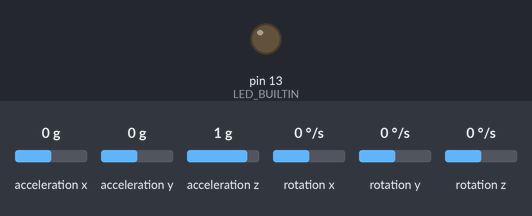
The sketch below on a simulated Arduino Uno, built with avr-gcc and run on an emulated ATmega328P. On the bench: output pins drawn as LEDs (lit = HIGH). Wiring (inferred from the names in the program): MPU-6050 motion sensor at I2C address 0x68. The test bench sets the inputs (shaded band); at power-on: rotation x 0 °/s, rotation y 0 °/s, rotation z 0 °/s, acceleration x 0 g, acceleration y 0 g, acceleration z 1 g. What the sketch prints to the serial monitor is not drawn.

Above: at 0.3 s.
At 8.0 s:
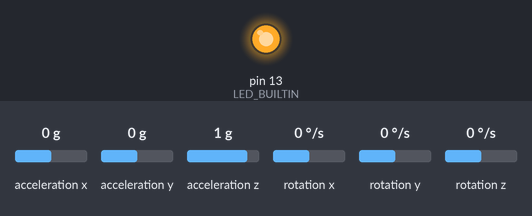
8.1 s: rotation x set to -192 °/s
11.1 s: rotation y set to -192 °/s
14.1 s: rotation z set to -192 °/s
Timing chart, 0 to 17.1 s (numbered marks = the images above; inputs shaded):
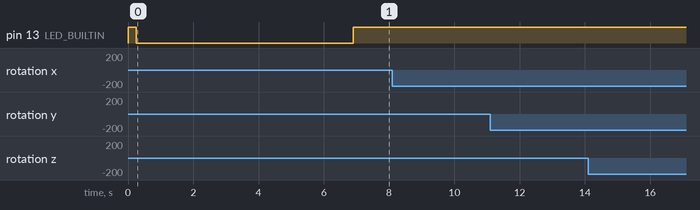

The sketch:

soros_port_DLPF_rate_test.ino
```cpp
#include <Wire.h> //I2C könyvtár

#define MPU_DLPF_CFG 3   // 5=10Hz, 4=20Hz, 3=42Hz, 2=98Hz

uint32_t Rate_Teszt_Ido = 0;
uint32_t Rate_Teszt_Minta = 0;

float Raw_Roll_SumSq = 0;
float Raw_Pitch_SumSq = 0;
float Raw_Yaw_SumSq = 0;

float Szurt_Roll_SumSq = 0;
float Szurt_Pitch_SumSq = 0;
float Szurt_Yaw_SumSq = 0;

float Raw_Roll_Peak = 0;
float Raw_Pitch_Peak = 0;
float Raw_Yaw_Peak = 0;

float Szurt_Roll_Peak = 0;
float Szurt_Pitch_Peak = 0;
float Szurt_Yaw_Peak = 0;

uint32_t Loop_Sum_Us = 0;
uint32_t Loop_Max_Us = 0;

uint32_t Loop_idozito; // 250 Hz-es loop vizsgálatához
uint32_t Loop_dt_us;

//számított szögsebességeknek változó
float Rate_Roll , Rate_Pitch , Rate_Yaw;
float Rate_Roll_2 , Rate_Pitch_2 , Rate_Yaw_2;
float Rate_Roll_Szurt , Rate_Pitch_Szurt , Rate_Yaw_Szurt;
float Ts = 0.004;
bool Gyro_Kalibracio_Kesz = false;

//kiszámmolt Acc értékek
float Acc_X , Acc_Y , Acc_Z;

//számított szög változók
float Szog_Roll;
float Szog_Pitch;
float acc_total_vector;
float angle_pitch_acc, angle_roll_acc;

//2000 mintavételt ezekhez adjuk hozzá
float Rate_Roll_Kalibracios=0;
float Rate_Pitch_Kalibracios=0;
float Rate_Yaw_Kalibracios=0;

//for ciklus változói
int Kalibracios_int;
int Kalibracio_mintavetel_szam=2000;

const char* DLPF_Nev() {
  if (MPU_DLPF_CFG == 5) return "10Hz";
  if (MPU_DLPF_CFG == 4) return "20Hz";
  if (MPU_DLPF_CFG == 3) return "42Hz";
  if (MPU_DLPF_CFG == 2) return "98Hz";
  if (MPU_DLPF_CFG == 1) return "188Hz";
  if (MPU_DLPF_CFG == 0) return "256Hz";
  return "Ismeretlen";
}

void Rate_Teszt_Reset() {
  Rate_Teszt_Minta = 0;

  Raw_Roll_SumSq = 0;
  Raw_Pitch_SumSq = 0;
  Raw_Yaw_SumSq = 0;

  Szurt_Roll_SumSq = 0;
  Szurt_Pitch_SumSq = 0;
  Szurt_Yaw_SumSq = 0;

  Raw_Roll_Peak = 0;
  Raw_Pitch_Peak = 0;
  Raw_Yaw_Peak = 0;

  Szurt_Roll_Peak = 0;
  Szurt_Pitch_Peak = 0;
  Szurt_Yaw_Peak = 0;

  Loop_Sum_Us = 0;
  Loop_Max_Us = 0;
}

void Rate_DLPF_Teszt_Kiiras() {
  Rate_Teszt_Minta++;

  Raw_Roll_SumSq += Rate_Roll_2 * Rate_Roll_2;
  Raw_Pitch_SumSq += Rate_Pitch_2 * Rate_Pitch_2;
  Raw_Yaw_SumSq += Rate_Yaw_2 * Rate_Yaw_2;

  Szurt_Roll_SumSq += Rate_Roll_Szurt * Rate_Roll_Szurt;
  Szurt_Pitch_SumSq += Rate_Pitch_Szurt * Rate_Pitch_Szurt;
  Szurt_Yaw_SumSq += Rate_Yaw_Szurt * Rate_Yaw_Szurt;

  if (abs(Rate_Roll_2) > Raw_Roll_Peak) Raw_Roll_Peak = abs(Rate_Roll_2);
  if (abs(Rate_Pitch_2) > Raw_Pitch_Peak) Raw_Pitch_Peak = abs(Rate_Pitch_2);
  if (abs(Rate_Yaw_2) > Raw_Yaw_Peak) Raw_Yaw_Peak = abs(Rate_Yaw_2);

  if (abs(Rate_Roll_Szurt) > Szurt_Roll_Peak) Szurt_Roll_Peak = abs(Rate_Roll_Szurt);
  if (abs(Rate_Pitch_Szurt) > Szurt_Pitch_Peak) Szurt_Pitch_Peak = abs(Rate_Pitch_Szurt);
  if (abs(Rate_Yaw_Szurt) > Szurt_Yaw_Peak) Szurt_Yaw_Peak = abs(Rate_Yaw_Szurt);

  Loop_Sum_Us += Loop_dt_us;
  if (Loop_dt_us > Loop_Max_Us) Loop_Max_Us = Loop_dt_us;

  if (millis() - Rate_Teszt_Ido >= 1000) {
    Rate_Teszt_Ido = millis();

    float Raw_Roll_RMS = sqrt(Raw_Roll_SumSq / Rate_Teszt_Minta);
    float Raw_Pitch_RMS = sqrt(Raw_Pitch_SumSq / Rate_Teszt_Minta);
    float Raw_Yaw_RMS = sqrt(Raw_Yaw_SumSq / Rate_Teszt_Minta);

    float Szurt_Roll_RMS = sqrt(Szurt_Roll_SumSq / Rate_Teszt_Minta);
    float Szurt_Pitch_RMS = sqrt(Szurt_Pitch_SumSq / Rate_Teszt_Minta);
    float Szurt_Yaw_RMS = sqrt(Szurt_Yaw_SumSq / Rate_Teszt_Minta);

    float Loop_Atlag_Us = (float)Loop_Sum_Us / Rate_Teszt_Minta;

    Serial.print("DLPF:");
    Serial.print(DLPF_Nev());

    Serial.print("\tMinta:");
    Serial.print(Rate_Teszt_Minta);

    Serial.print("\tLoopAtlag:");
    Serial.print(Loop_Atlag_Us, 1);

    Serial.print("\tLoopMax:");
    Serial.print(Loop_Max_Us);

    Serial.print("\tRawRollRMS:");
    Serial.print(Raw_Roll_RMS, 2);

    Serial.print("\tRawPitchRMS:");
    Serial.print(Raw_Pitch_RMS, 2);

    Serial.print("\tRawYawRMS:");
    Serial.print(Raw_Yaw_RMS, 2);

    Serial.print("\tSzurtRollRMS:");
    Serial.print(Szurt_Roll_RMS, 2);

    Serial.print("\tSzurtPitchRMS:");
    Serial.print(Szurt_Pitch_RMS, 2);

    Serial.print("\tSzurtYawRMS:");
    Serial.print(Szurt_Yaw_RMS, 2);

    Serial.print("\tRawRollPeak:");
    Serial.print(Raw_Roll_Peak, 2);

    Serial.print("\tRawPitchPeak:");
    Serial.print(Raw_Pitch_Peak, 2);

    Serial.print("\tRawYawPeak:");
    Serial.print(Raw_Yaw_Peak, 2);

    Serial.print("\tSzurtRollPeak:");
    Serial.print(Szurt_Roll_Peak, 2);

    Serial.print("\tSzurtPitchPeak:");
    Serial.print(Szurt_Pitch_Peak, 2);

    Serial.print("\tSzurtYawPeak:");
    Serial.println(Szurt_Yaw_Peak, 2);

    Rate_Teszt_Reset();
  }
}

void mpu_6050_regiszterek_beallitasa(void){

  //MPU aktiválása (felébesztése)
  Wire.beginTransmission(0x68); //MPU-val való komunikáció
  Wire.write(0x6B); //kérés küldése a regiszer indítására
  Wire.write(0x00); //MPU felébesztésének beleírása HEX-be
  Wire.endTransmission(); //küldés

  //42Hz aluláteresztő beállítása
  Wire.beginTransmission(0x68); //MPU-val való komunikáció
  Wire.write(0x1A); //kérés küldése a regiszer indítására
  Wire.write(0x03); //20Hz beleírása HEX-be
  Wire.endTransmission(); //küldés

  // Girszkóp +-500 °/s beállítása 65.5 LSB/°/s
  Wire.beginTransmission(0x68); //MPU-val való komunikáció
  Wire.write(0x1B); //kérés küldése a regiszer indítására
  Wire.write(0x08); //+-500 °/s beleírása HEX-be
  Wire.endTransmission(); //küldés

  //Gyorsulásmérő +-8g beállítása 4096 LSB/g
  Wire.beginTransmission(0x68); //MPU-val való komunikáció
  Wire.write(0x1C); //kérés küldése a regiszer indítására
  Wire.write(0x10); //MPU felébesztésének beleírása HEX-be
  Wire.endTransmission(); //küldés
}

void gyro_acc_adat_olvasas(void){

  //Girszkóp adatainak kiolvasása
  Wire.beginTransmission(0x68); //MPU-val való komunikáció
  Wire.write(0x3B); //Acc adatok itt keződnek
  Wire.endTransmission(false);
  Wire.requestFrom(0x68,14); // 14 bytot kérünk

  while (Wire.available() < 14) {} // vár a 14 byte-ra

  //MPU 16 bites értékeit bele bitshiftelni egy 16 bites változóba mivel I2C rigsztereken csak 8 bites byte-okban kommunikál
  // << bitshift 8 bittel feltoljuk a 16 bites változó 15-8 bitjébe
  // | (bitwise OR) összekapcsolja a byte.okat
  int16_t Acc_XLSB = Wire.read()<<8 | Wire.read();
  int16_t Acc_YLSB = Wire.read()<<8 | Wire.read();
  int16_t Acc_ZLSB = Wire.read()<<8 | Wire.read();
  int16_t Temp = Wire.read()<<8 | Wire.read();
  int16_t Gyro_X = Wire.read()<<8 | Wire.read();
  int16_t Gyro_Y = Wire.read()<<8 | Wire.read();
  int16_t Gyro_Z = Wire.read()<<8 | Wire.read();


  // °/s szögsebességek kiszámolás mivel +-500°/s LSB 65.5/°/s
  // MPU 16 bites adat olvasás 2^16, +-500 = 1000 ------> 2^16/1000=65.536 ~ 65.5
  Rate_Roll=(float)Gyro_X/65.5;
  Rate_Pitch=(float)Gyro_Y/65.5;
  Rate_Yaw=(float)Gyro_Z/65.5;

  if (Gyro_Kalibracio_Kesz) {
    //Levonjuk az offset hibát az újra olvasott értékekből így közel 0°/s lesz minden
    Rate_Roll -= Rate_Roll_Kalibracios;
    Rate_Pitch -= Rate_Pitch_Kalibracios;
    Rate_Yaw -= Rate_Yaw_Kalibracios;

    Rate_Roll_2 = Rate_Roll;
    Rate_Pitch_2 = Rate_Pitch;
    Rate_Yaw_2 = Rate_Yaw;
  }

  //Alakítsd át a mért értékeket fizikai (valós) egységekbe.
  //a gyorsulásmérő nyers LSB értékeiből csinálsz g-t vagy m/s²-t (ha m/s^2 akkor * 9.81)
  Acc_X = (float)Acc_XLSB / 4096 - 0.0404;
  Acc_Y = (float)Acc_YLSB / 4096 + 0.0266;
  Acc_Z = (float)Acc_ZLSB / 4096 - 0.11188;

  //Szögek kiszámítása árkusz tangens fgv-el de  az Arduinoba Radiánt ad ezért meg kell szorzoni 180/pi vel pi=3.14159265359
  Szog_Roll = atan(Acc_Y / sqrt(Acc_X * Acc_X + Acc_Z * Acc_Z)) * (180.0/PI);
  Szog_Pitch = atan(-Acc_X / sqrt(Acc_Y * Acc_Y + Acc_Z * Acc_Z)) * (180.0/PI);

  //Accelerometer angle calculations
  acc_total_vector = sqrt((Acc_XLSB*Acc_XLSB)+(Acc_YLSB*Acc_YLSB)+(Acc_ZLSB*Acc_ZLSB));       //Calculate the total accelerometer vector.

  if (abs(Acc_YLSB) < acc_total_vector) {
    angle_roll_acc = asin((float)Acc_YLSB / acc_total_vector) * (180.0 / PI);
  }

  if (abs(Acc_XLSB) < acc_total_vector) {
    angle_pitch_acc = asin((float)-Acc_XLSB / acc_total_vector) * (180.0 / PI);
  }

  //Place the MPU-6050 spirit level and note the values in the following two lines for calibration.
  angle_roll_acc -= -0.95;
  angle_pitch_acc -= -1.25;                                                   //Accelerometer calibration value for pitch.

}

void varakozas_250Hz(void) {
  while ((uint32_t)(micros() - Loop_idozito) < 4000) {
    //delayMicroseconds(250);
  }

  Loop_dt_us = micros() - Loop_idozito;
  Loop_idozito = micros();
}

void setup() {
  // put your setup code here, to run once:
  Serial.begin(921600);
  pinMode(LED_BUILTIN, OUTPUT);
  digitalWrite(LED_BUILTIN, HIGH);
  Wire.setClock(400000); //400kHz ClockSpeed MPU6050 adatlap írja I2C kommunikáció esetén
  Wire.begin(); //SDA, SCL
  delay(250);
  mpu_6050_regiszterek_beallitasa();

  digitalWrite(LED_BUILTIN, LOW);

  //2000 mintavételes kalibráció
  for (Kalibracios_int=0 ; Kalibracios_int < Kalibracio_mintavetel_szam ; Kalibracios_int++){
    gyro_acc_adat_olvasas();
    Rate_Roll_Kalibracios += Rate_Roll;
    Rate_Pitch_Kalibracios += Rate_Pitch;
    Rate_Yaw_Kalibracios += Rate_Yaw;
    delay(1);
  }

  //Mintavételi számmal való vissza osztás
  Rate_Roll_Kalibracios /= (float)Kalibracio_mintavetel_szam ;
  Rate_Pitch_Kalibracios /= (float)Kalibracio_mintavetel_szam ;
  Rate_Yaw_Kalibracios /= (float)Kalibracio_mintavetel_szam ;

  Gyro_Kalibracio_Kesz = true;

  digitalWrite(LED_BUILTIN, HIGH);

  Serial.println("DLPF rate teszt indul");
  Serial.println("DLPF\tMinta\tLoopAtlag\tLoopMax\tRawRollRMS\tRawPitchRMS\tRawYawRMS\tSzurtRollRMS\tSzurtPitchRMS\tSzurtYawRMS\tRawRollPeak\tRawPitchPeak\tRawYawPeak\tSzurtRollPeak\tSzurtPitchPeak\tSzurtYawPeak");

  Rate_Teszt_Ido = millis();
  Rate_Teszt_Reset();

  Loop_idozito = micros();

}

void loop() {
  // put your main code here, to run repeatedly:

  gyro_acc_adat_olvasas(); //Gyro és Acc adat olvasó fgv meghívása

  //exponenciális low-pass / mozgóátlag jellegű szűrő
  Rate_Roll_Szurt = Rate_Roll_Szurt * 0.7 + Rate_Roll_2 * 0.3;
  Rate_Pitch_Szurt = Rate_Pitch_Szurt * 0.7 + Rate_Pitch_2 * 0.3;
  Rate_Yaw_Szurt = Rate_Yaw_Szurt * 0.7 + Rate_Yaw_2 * 0.3;

  Rate_DLPF_Teszt_Kiiras();
  varakozas_250Hz();
}
```

Measured:
- after the input at 8.1 s, every drawn part: stays the same
- after the input at 11.1 s, every drawn part: stays the same
- after the input at 14.1 s, every drawn part: stays the same
